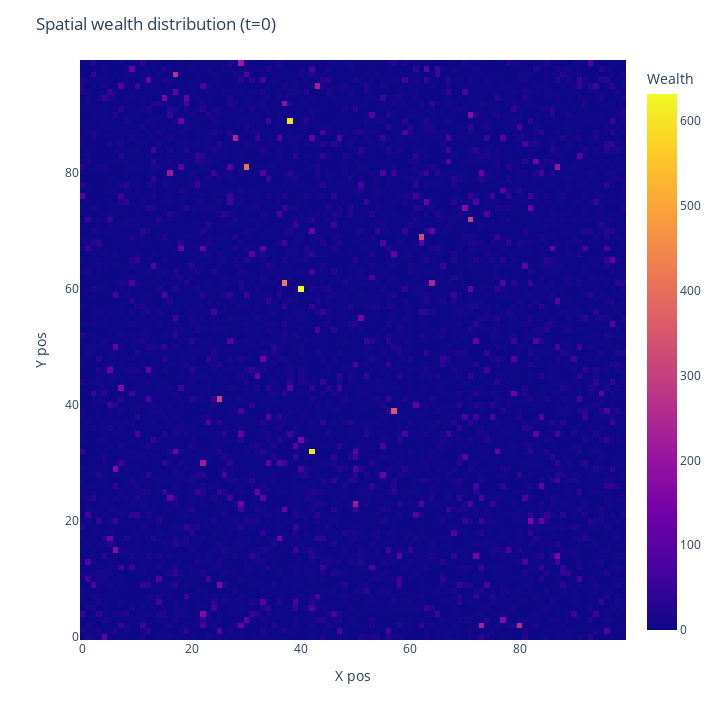
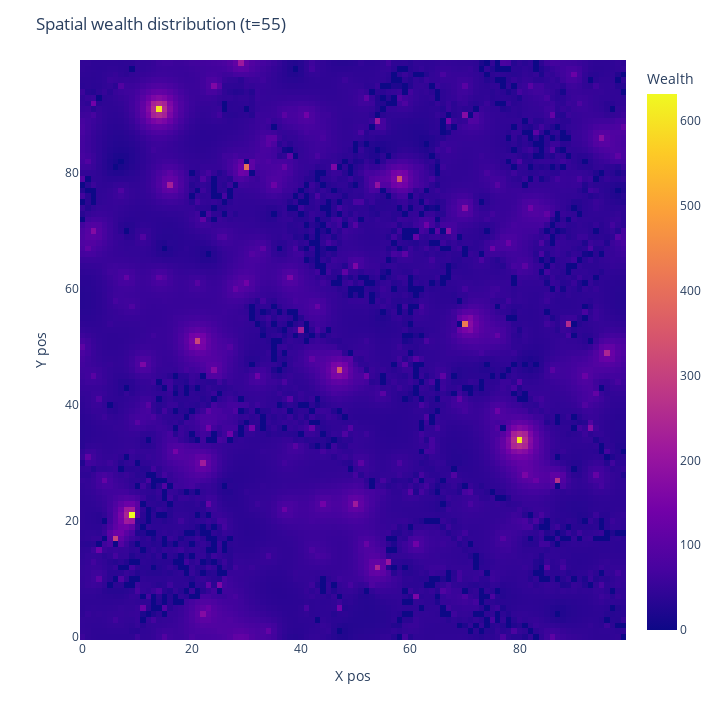

Notebook code cell kept with these figures, in order:
### Code cell
# Define model parameters
size = 100
density = 0.95
fixed_areas_pc = 0.0
population_sizes = [0.6, 0.2, 0.2] # Add extra weights for more agent types (up to 10)
homophily = 5
cluster_threshold = 4
alpha=0.99
stopping_threshold=5
server=False

# Create the model
model = Schelling(size, density, fixed_areas_pc, population_sizes, homophily, cluster_threshold, alpha, stopping_threshold, server)

# Plot starting type/wealth distribution
plot2D_modelTypes(model)
plot2D_modelWealth(model)

# Run the model
steps = 200
for i in range(steps):
    model.step()

# Plot ending type/wealth distribution
plot2D_modelTypes(model)
plot2D_modelWealth(model)

### Figure 1 — Plotly figure (JSON) as saved in the notebook; plotly's stock layout.template omitted (floating-point values rounded to 4 significant figures; data arrays with more than 128 entries replaced by an {"elided": "..."} marker saying what was removed)
{"data": [{"coloraxis": "coloraxis", "histfunc": "sum", "hovertemplate": "x_pos=%{x}<br>y_pos=%{y}<br>sum of wealth=%{z}<extra></extra>", "name": "", "nbinsx": 100, "nbinsy": 100, "type": "histogram2d", "x": {"elided": "9486 int values"}, "xaxis": "x", "xbingroup": "x", "y": {"elided": "9486 int values"}, "yaxis": "y", "ybingroup": "y", "z": {"elided": "9486 float values"}}], "layout": {"coloraxis": {"colorbar": {"title": {"text": "Wealth"}}, "colorscale": [[0, "#0d0887"], [0.1111, "#46039f"], [0.2222, "#7201a8"], [0.3333, "#9c179e"], [0.4444, "#bd3786"], [0.5556, "#d8576b"], [0.6667, "#ed7953"], [0.7778, "#fb9f3a"], [0.8889, "#fdca26"], [1, "#f0f921"]]}, "height": 720, "legend": {"tracegroupgap": 0}, "margin": {"t": 60}, "title": {"text": "Spatial wealth distribution (t=0)"}, "width": 720, "xaxis": {"anchor": "y", "domain": [0, 1], "title": {"text": "X pos"}}, "yaxis": {"anchor": "x", "domain": [0, 1], "title": {"text": "Y pos"}}}}

### Figure 2 — Plotly figure (JSON) as saved in the notebook; plotly's stock layout.template omitted (floating-point values rounded to 4 significant figures; data arrays with more than 128 entries replaced by an {"elided": "..."} marker saying what was removed)
{"data": [{"coloraxis": "coloraxis", "histfunc": "sum", "hovertemplate": "x_pos=%{x}<br>y_pos=%{y}<br>sum of wealth=%{z}<extra></extra>", "name": "", "nbinsx": 100, "nbinsy": 100, "type": "histogram2d", "x": {"elided": "9486 int values"}, "xaxis": "x", "xbingroup": "x", "y": {"elided": "9486 int values"}, "yaxis": "y", "ybingroup": "y", "z": {"elided": "9486 float values"}}], "layout": {"coloraxis": {"colorbar": {"title": {"text": "Wealth"}}, "colorscale": [[0, "#0d0887"], [0.1111, "#46039f"], [0.2222, "#7201a8"], [0.3333, "#9c179e"], [0.4444, "#bd3786"], [0.5556, "#d8576b"], [0.6667, "#ed7953"], [0.7778, "#fb9f3a"], [0.8889, "#fdca26"], [1, "#f0f921"]]}, "height": 720, "legend": {"tracegroupgap": 0}, "margin": {"t": 60}, "title": {"text": "Spatial wealth distribution (t=55)"}, "width": 720, "xaxis": {"anchor": "y", "domain": [0, 1], "title": {"text": "X pos"}}, "yaxis": {"anchor": "x", "domain": [0, 1], "title": {"text": "Y pos"}}}}
